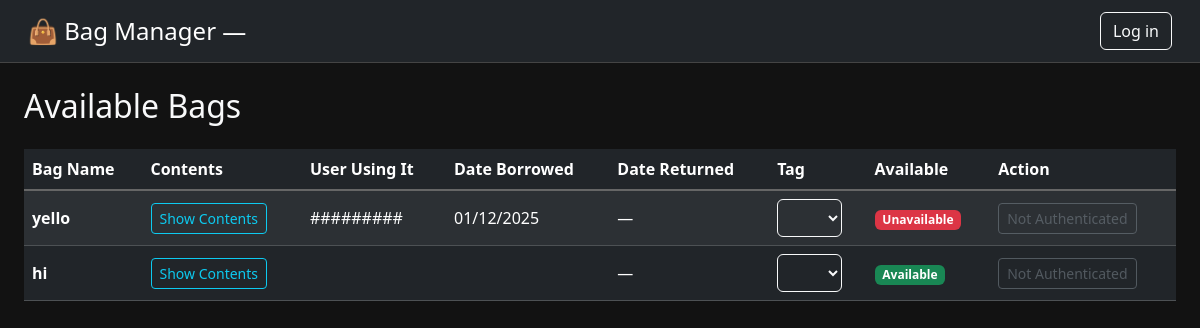
The app's page /, older data.
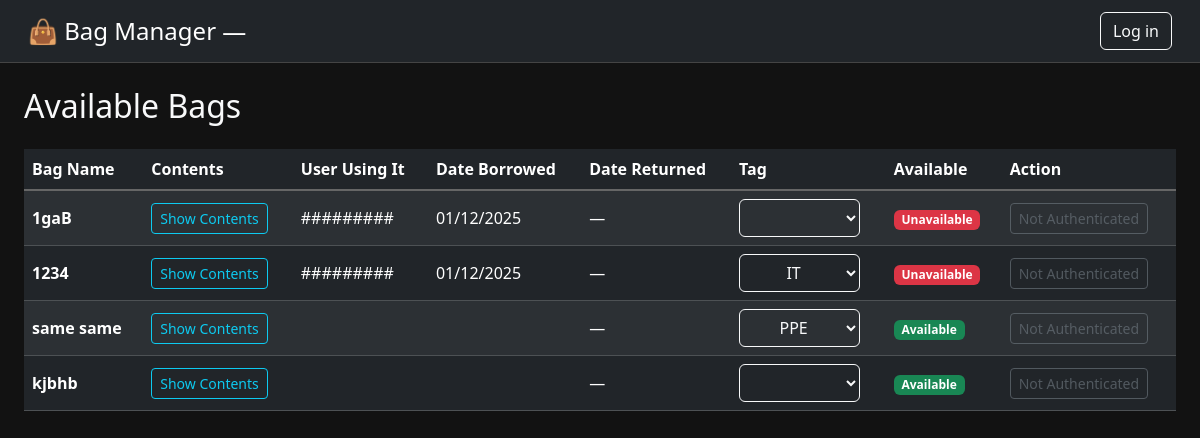
The same page, newer data.
### bags/models.py (models this page shows, shortened)
class Bag(models.Model):
    inbag=models.CharField(max_length=200)
    contents=models.TextField(null=True,blank=True, default=" ")
    tagg=models.ForeignKey(Tags, on_delete=models.CASCADE, related_name="Bag",null=True,blank=True)
    def __str__(self):
        return self.inbag

class Borrowingtime(models.Model):
    start=models.DateTimeField("date borrowed")
    end=models.DateTimeField("date returned",null=" ",blank=" ")
    member = models.ForeignKey(Employee, on_delete=models.CASCADE,null=True)
    bag = models.ForeignKey(Bag, on_delete=models.CASCADE, related_name="borrowingtimes" ,null=" ",blank=" ")

class Tags(models.Model):
    tag=models.CharField(max_length=100)

### bags/views.py (the view)
# urls.py: path("", views.index, name="index"),
def index(request):
    bags = Bag.objects.all()
    tags = Tags.objects.all()
    for bag in bags:
        bag.last_borrowingtime = bag.borrowingtimes.order_by("-start").first()
        bag.end_borrowingtime = bag.borrowingtimes.order_by("-end").first()
        bag.being_used = (
            bag.last_borrowingtime is not None and bag.last_borrowingtime.end is None
        )
    context = {
        "bags": bags,
        "tags": tags,
        "authenticated": request.user.is_authenticated,
        "username": request.user.username,
        "buttoo": not bag.being_used if bags else True
    }
    return render(request, "sitebag/detail.html", context=context)

### bags/Templates/sitebag/detail.html (shortened to what this page needs)
{% load static %}
<!DOCTYPE html>
<html lang="en">
<head>
  <link href="https://cdn.jsdelivr.net/npm/bootstrap@5.3.8/dist/css/bootstrap.min.css" rel="stylesheet">
</head>
<body>
  <nav class="navbar navbar-dark bg-dark px-3">
    <div class="container-fluid">
      <a class="navbar-brand fs-4">👜 Bag Manager — </a>
      <form method="post" {% if authenticated %}action="/accounts/logout/">{% else %}action="/accounts/login/">{% endif %}
        <button class="btn btn-outline-light" type="submit">
          {% if authenticated %} Log out {% else %} Log in {% endif %}
        </button>
      </form>
    </div>
  </nav>
  <div class="container-fluid mt-4 px-4">
    <div class="d-flex justify-content-between align-items-center mb-3">
      <h2>Available Bags</h2>
    </div>
    <div class="table-responsive w-100">
      <table class="table table-dark table-striped align-middle w-100">
        <thead>
          <tr>
            <th>Bag Name</th>
            <th>Contents</th>
            <th>User Using It</th>
            <th>Date Borrowed</th>
            <th>Date Returned</th>
            <th>Tag</th>
            <th>Available</th>
            <th>Action</th>
          </tr>
        </thead>
        <tbody>
          {% for bag in bags %}
          <tr>
            <td class="fw-semibold">{{ bag }}</td>
            <td>
              <button class="btn btn-sm btn-outline-info" data-bs-toggle="collapse" data-bs-target="#contents-{{ bag.id }}">
                Show Contents
              </button>
            </td>
            <td>
              {% if authenticated %}
              {{ bag.last_borrowingtime.member }}
              {% else %}
              {% if bag.being_used %}
              #########
              {% endif %}
              {% endif %}
            </td>
            <td>{{ bag.last_borrowingtime.start|date:"d/m/Y" }}</td>
            <td>{% if bag.last_borrowingtime.end %}{{ bag.last_borrowingtime.end|date:"d/m/Y" }}{% else %}—{% endif %}</td>
            <td>
              <select class="btn btn-outline-light dropdown-toggle" name="TagSelect" id="tag-select-{{ bag.id }}" onchange="changeTag('{{ bag.id }}')">
                <option value=" "></option>
                {% for tag in tags %}
                <option onclick="changeTag" value="{{ tag.id }}" {% if bag.tagg and bag.tagg.id == tag.id %}selected{% endif %}>{{ tag.tag }}</option>
               {% endfor %}
              </select>
            </td>
            <td>
              {% if bag.being_used %}
                <span class="badge bg-danger">Unavailable</span>
              {% else %}
                <span class="badge bg-success">Available</span>
              {% endif %}
            </td>
            <td>
              {% if bag.being_used and bag.last_borrowingtime and username == bag.last_borrowingtime.member.user.username %}
                {% if authenticated %}
                  <button class="btn btn-sm btn-outline-warning" onclick="returnBag('{{ bag.id }}')">Return</button>
                {% endif %}
              {% elif not bag.being_used and authenticated %}
                <button class="btn btn-sm btn-outline-success" onclick="borrowBag('{{ bag.id }}')">Borrow</button>
              {% else %}
                <button class="btn btn-sm btn-outline-secondary" disabled>Not Authenticated</button>
              {% endif %}
            </td>
          </tr>
          {% endfor %}
        </tbody>
      </table>
    </div>
  </div>
</body>
</html>

### bags/Templates/sitebag/detail.html (style rules this page uses)
body { background-color: #121212; color: #f8f9fa; }
.table thead th { border-bottom: 2px solid #666; }
.navbar { border-bottom: 1px solid #444; }
.table td, .table th { vertical-align: middle; }

Row changes from the older to the newer data that the page shows:
removed Bag: inbag "yello", last_borrowingtime.start "01/12/2025", shows "Unavailable", shows "Not Authenticated"
removed Bag: inbag "hi", shows "Available", shows "Not Authenticated"
added Bag: inbag "1gaB", last_borrowingtime.start "01/12/2025", shows "Unavailable", shows "Not Authenticated"
added Bag: inbag "1234", last_borrowingtime.start "01/12/2025", TagSelect "IT", shows "Unavailable", shows "Not Authenticated"
added Bag: inbag "same same", TagSelect "PPE", shows "Available", shows "Not Authenticated"
added Bag: inbag "kjbhb", shows "Available", shows "Not Authenticated"
